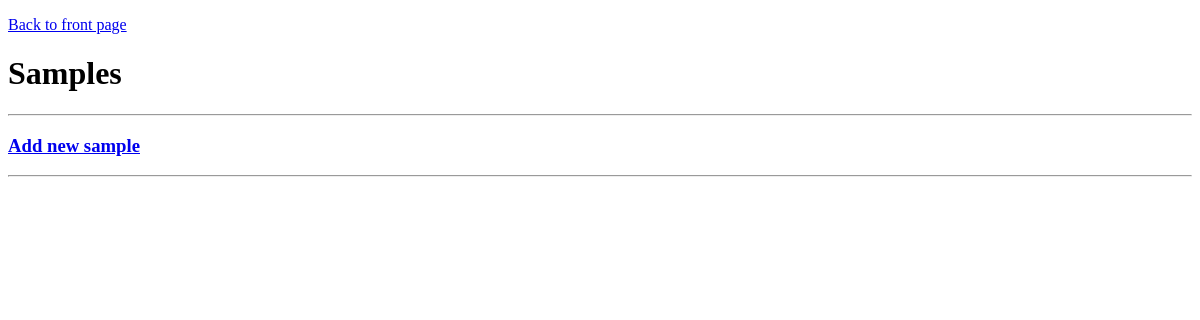
The app's page /samples, older data.
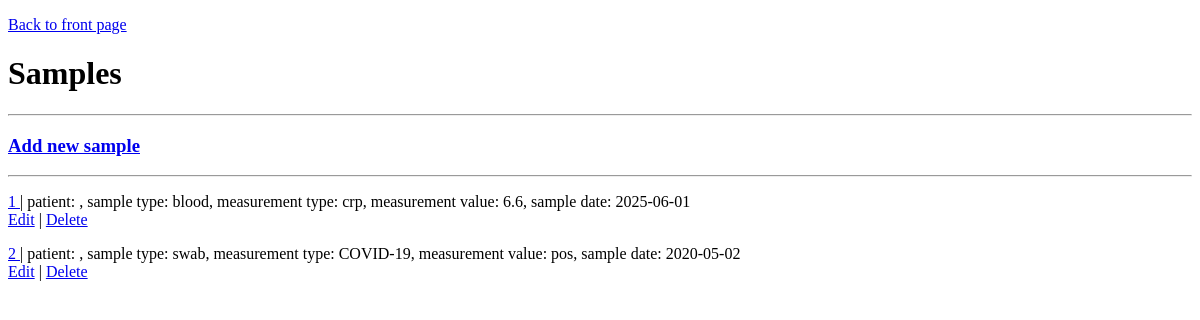
The same page, newer data.
### tables this page shows
CREATE TABLE samples (
    id INTEGER PRIMARY KEY,
    patientsId INTEGER,
    sampleType TEXT,
    sampleMeasurement TEXT,
    sampleValue FLOAT,
    sampleDate TEXT,
    usersId INTEGER,
    FOREIGN KEY (patientsId) REFERENCES patients (id),
    FOREIGN KEY (usersId) REFERENCES users (id)
);

### app.py (the view)
@app.route("/samples")
def showSamples():
    samples= controller.getSamples()
    return render_template("sample_list.html", samples= samples)

### controller.py (called while the page is built)
def getSamples(sampleId=None):
    if (sampleId is not None):
        query= "SELECT * FROM samples where id = ?"
        return db.query(query, [sampleId])[0]
    else:
        query= "SELECT * FROM samples"
        return db.query(query)

### db.py (called while the page is built)
def getConnection():
    connection= sqlite3.connect("clinidata.db")
    connection.execute("PRAGMA foreign_keys = ON")
    connection.row_factory= sqlite3.Row
    return connection

def query(sql, params=[]):
    connection= getConnection()
    result= connection.execute(sql, params).fetchall()
    connection.close()
    return result

### templates/sample_list.html (shortened to what this page needs)
<!DOCTYPE html>
<html>
<head>
</head>
<body>
    <p>
        <a href="/"> Back to front page </a>
    </p>
    <h1>Samples</h1>
    <hr>
    <p>
        <h3>
            <a href="/samples/add/form"> Add new sample</a>
        </h3>
    </p>
    <hr>
    {% for sample in samples %}
    <p>
    <a href="/samples/{{sample.id}}"> {{sample.id}} </a> | patient: {{sample.patientId}}, sample type:  {{sample.sampleType}}, measurement type: {{sample.sampleMeasurement}}, measurement value: {{sample.sampleValue}}, sample date: {{sample.sampleDate}}
    <br>
    <a href="/samples/{{sample.id}}/edit"> Edit</a> |
    <a href="/samples/{{sample.id}}/delete"> Delete</a>
    </p>
    {% endfor %}
</body>
</html

Row changes from the older to the newer data that the page shows:
added samples: id "1", sampleType "blood", sampleMeasurement "crp", sampleValue "6.6", sampleDate "2025-06-01"
added samples: id "2", sampleType "swab", sampleMeasurement "COVID-19", sampleValue "pos", sampleDate "2020-05-02"
